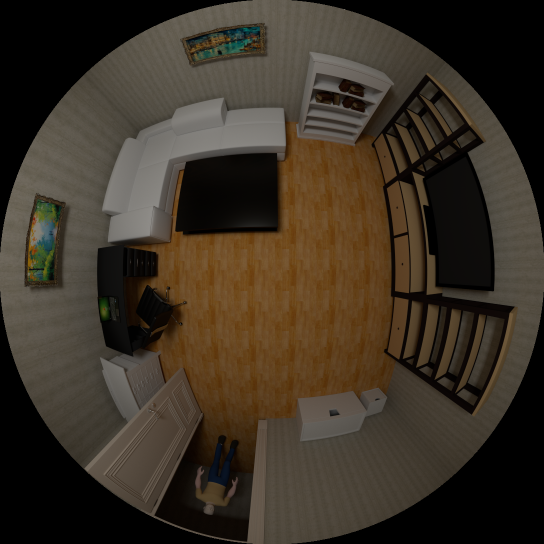
//> input picture data/fisheye_horizontal.png, 1088 x 1088 px (shown at 1/2 size)
$ ./fisheye2equirect   (built with g++ and OpenCV 4)
//> lines starting //> are read from the running program, lines starting //| are printed output that depends on the picture
//> further down, frame is the input picture: 1088 rows x 1088 cols, CV_8UC3; mean B, G, R 37.7, 49.8, 59.2
### omnicv/utils.hpp
#include <opencv2/opencv.hpp>
#include <string>

using namespace std;
using namespace cv;

class fisheyeImgConv
{

    public:

        std::string filePath;
        int Wd;
        int Hd;
        int Ws;
        int Hs;
        cv::Mat map_x;
        cv::Mat map_y;
        bool singleLens;
        int Cx;
        int Cy;
        int radius;
        int aperture;
        bool dice;
        int side;


        fisheyeImgConv(std::string paramFilePath="None");
        void fisheye2equirect(const cv::Mat &srcFrame, cv::Mat &dstFrame, cv::Size outShape, int aperture=0, int delx=0, int dely=0, int radius=0, bool edit_mode=false);
        void meshgrid(const cv::Range &xgv, const cv::Range &ygv,cv::Mat &X, cv::Mat &Y);
        void applyMap(const int &map, const cv::Mat &srcFrame, cv::Mat &dstFrame);
        void equirect2cubemap(const cv::Mat &srcFrame,cv::Mat &dstFrame, const int side=256, const bool modif=false, const bool dice = false);
        void cubemap2equirect(const cv::Mat &srcFrame1, const cv::Size outShape, cv::Mat &outFrame);
        void equirect2persp(const cv::Mat &img, cv::Mat &dstFrame,float FOV, float THETA, float PHI, int Hd, int Wd);
        void cubemap2persp(const cv::Mat &img, cv::Mat &dstFrame, float FOV, float THETA, float PHI, int Hd, int Wd);
        void equirect2Fisheye_UCM(const cv::Mat &img, cv::Mat &dstFrame, cv::Size outShape, float f=50, float xi=1.2,float alpha=0, float beta=0, float gamma=0);
        void equirect2Fisheye_EUCM(const cv::Mat &img, cv::Mat &dstFrame, cv::Size outShape, float f=50, float a_ = 0.5, float b_=0.5, float alpha=0, float beta=0, float gamma=0);
        void equirect2Fisheye_FOV(const cv::Mat &img, cv::Mat &dstFrame, cv::Size outShape, float f=50, float w_=1.2,float alpha=0, float beta=0, float gamma=0);
        void equirect2Fisheye_DS(const cv::Mat &img, cv::Mat &dstFrame, cv::Size outShape, float f=50, float a_ = 0.5, float xi_=0.5, float alpha=0, float beta=0, float gamma=0);
        cv::Mat RMat(double alpha, double beta, double gamma);
};

### omnicv/imgMap.cpp
#include"utils.hpp"
#include<fstream>
#include<iostream>
#include<string>
#include <complex>
#define CV_INTER_CUBIC 2

fisheyeImgConv::fisheyeImgConv(std::string paramFilePath)
: filePath {paramFilePath} {}

// [21 lines left out: functions meshgrid, RMat, not called in this run]
void fisheyeImgConv::fisheye2equirect(const cv::Mat &srcFrame, cv::Mat &dstFrame, cv::Size outShape, int aperture, int delx, int dely, int radius, bool edit_mode)
{
//> called with outShape = Size(800, 400), aperture = 0, delx = 0, dely = 0, radius = 0, edit_mode = false
	this->Hs = srcFrame.rows;
//> this->Hs = 1088
	this->Ws = srcFrame.cols;
//> this->Ws = 1088
	this->Hd = outShape.height;
//> this->Hd = 400
	this->Wd = outShape.width;
//> this->Wd = 800

	this->map_x = cv::Mat::zeros(this->Hd,this->Wd,CV_32FC1);
//> this->map_x: 400 rows x 800 cols, CV_32FC1; every value is 0
	this->map_y = cv::Mat::zeros(this->Hd,this->Wd,CV_32FC1);

	this->Cx = int(this->Ws/2 - delx);
//> this->Cx = 544
	this->Cy = int(this->Hs/2 - dely);
//> this->Cy = 544


	if (!(edit_mode))
	{
		std::fstream f;
		std::string val;
		int temp;

		f.open(this->filePath,ios::in);
		if(!f)
			std::cout << "File path wrong! ";
		else
		{
			std::getline(f, val);
			this->radius = stoi(val);
			std::getline(f, val);
			this->aperture = stoi(val);
			std::getline(f, val);
			delx = stoi(val);
			std::getline(f, val);
			dely = stoi(val);
		}
	}

	float x,y,z,r,theta;

	for(size_t i{0}; i<this->Hd; i++)
	{
		float* dataX = this->map_x.ptr<float>(i);
		float* datay = this->map_y.ptr<float>(i);

		for(size_t j{0}; j<this->Wd; j++)
		{
			x = this->radius*std::cos((i*1.0/this->Hd-0.5)*CV_PI)*std::cos((j*1.0/this->Hd-0.5)*CV_PI);
			y = this->radius*std::cos((i*1.0/this->Hd-0.5)*CV_PI)*std::sin((j*1.0/this->Hd-0.5)*CV_PI);
			z = this->radius*std::sin((i*1.0/this->Hd-0.5)*CV_PI);

			r = 2*std::atan2(std::sqrt(x*x + z*z),y)/CV_PI*180/this->aperture*this->radius;
			theta = std::atan2(z,x);

			dataX[j] = float(r*std::cos(theta)+this->Cx);
			datay[j] = float(r*std::sin(theta)+this->Cy);
		}
	}
//> this loop made 400 passes
//> (x, y, z, r) on passes 1 to 3: (-2.62e-16, -3.34e-14, -545, 536.1), (-0.0336, -4.28, -545, 538.7), (-0.0672, -8.56, -544.9, 541.4)
//> after the loop, x = -0.0336; y = -4.28; z = 545; r = 538.7; theta = 1.57

	cv::remap(srcFrame, dstFrame, this->map_x, this->map_y, CV_INTER_CUBIC);
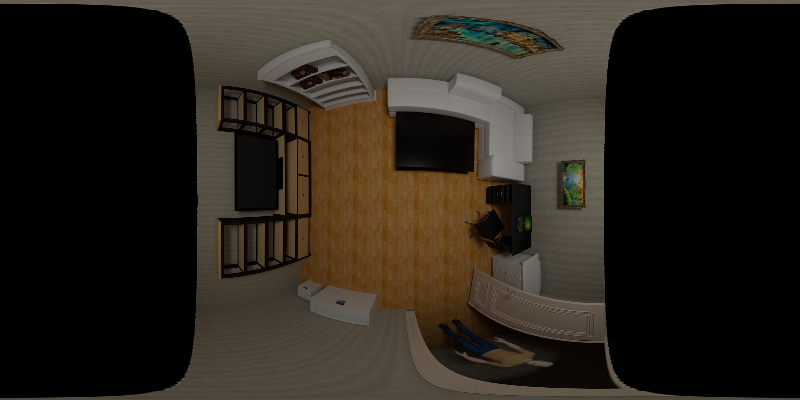
//> dstFrame: 400 rows x 800 cols, CV_8UC3; mean B, G, R 27.4, 35, 40.7
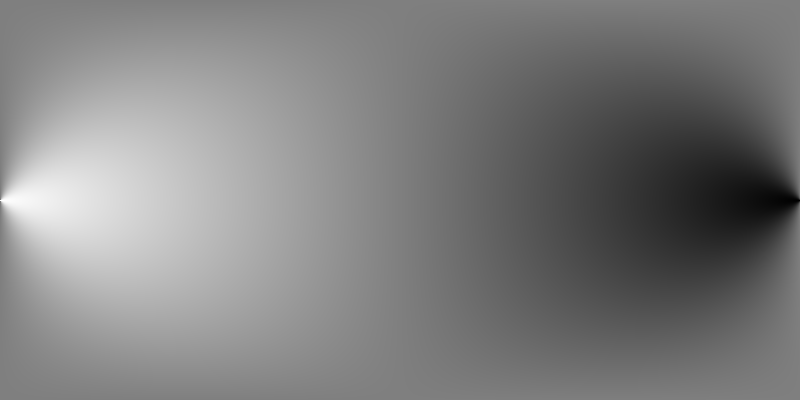
//> this->map_x: 400 rows x 800 cols, CV_32FC1; min -525.5, max 1616.1, mean 544; drawn with min black and max white
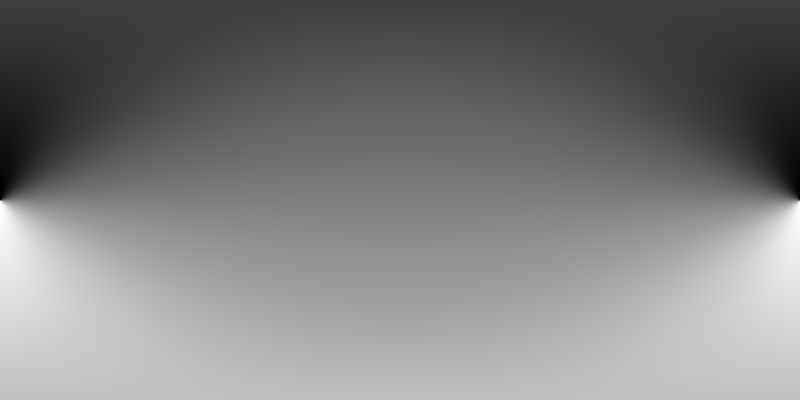
//> this->map_y: 400 rows x 800 cols, CV_32FC1; min -525.5, max 1613.5, mean 542.7; drawn with min black and max white
}

// [866 lines left out: functions applyMap, equirect2cubemap, cubemap2equirect, equirect2persp, cubemap2persp, equirect2Fisheye_UCM and 3 more, not called in this run]

### Examples/fisheye2equirect.cpp
#include<iostream>
#include<opencv2/opencv.hpp>
#include"../omnicv/utils.hpp"
#include <opencv2/core/core.hpp>
#define CV_WINDOW_NORMAL 0

// Creating the display window
int H = 500;
int W = 500;

std::string WINDOW_NAME{"viewer"};

int main()
{
  cv::namedWindow(WINDOW_NAME,CV_WINDOW_NORMAL);

  cv::Mat frame;
  cv::Mat outFrame;

  frame = cv::imread("../data/fisheye_horizontal.png");

  cv::imshow(WINDOW_NAME,frame);
  cv::waitKey(0);

  fisheyeImgConv mapper1("../fisheyeParams.txt");

  mapper1.fisheye2equirect(frame, outFrame, cv::Size (800,400));
  cv::imshow("output",outFrame);
  cv::waitKey(0);

  return 0;
}

$ run again, with data/fisheye.png copied over data/fisheye_horizontal.png
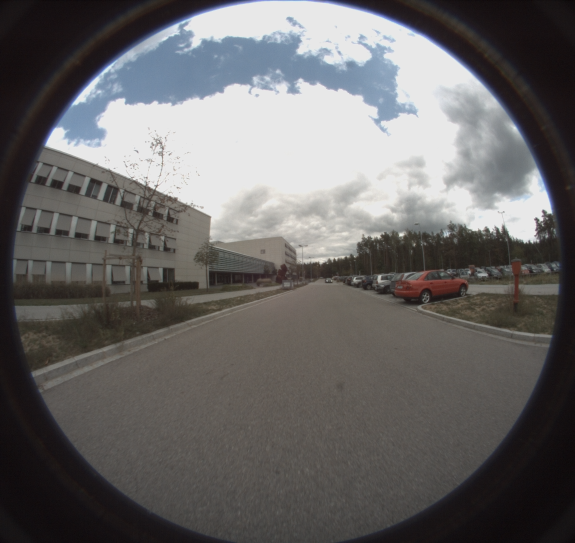
//> input picture data/fisheye.png, 1150 x 1086 px (shown at 1/2 size)
//> frame is the input picture: 1086 rows x 1150 cols, CV_8UC3; mean B, G, R 101.4, 101.7, 103.6
//> in fisheye2equirect, `this->Hd = outShape.height;`: this->Hd = 400
//> in fisheye2equirect, `this->Wd = outShape.width;`: this->Wd = 800
//> the loop in fisheye2equirect, `for(size_t i{0}; i<this->Hd; i++)` made 400 passes
//> (x, y, z, r) on passes 1 to 3: (-2.62e-16, -3.34e-14, -545, 536.1), (-0.0336, -4.28, -545, 538.7), (-0.0672, -8.56, -544.9, 541.4)
//> after the loop in fisheye2equirect, `for(size_t i{0}; i<this->Hd; i++)`: x = -0.0336; y = -4.28; z = 545; r = 538.7; theta = 1.57
//> in fisheye2equirect, `cv::remap(srcFrame, dstFrame, this->map_x, this->map_y, CV_INTER_CUBIC);`:
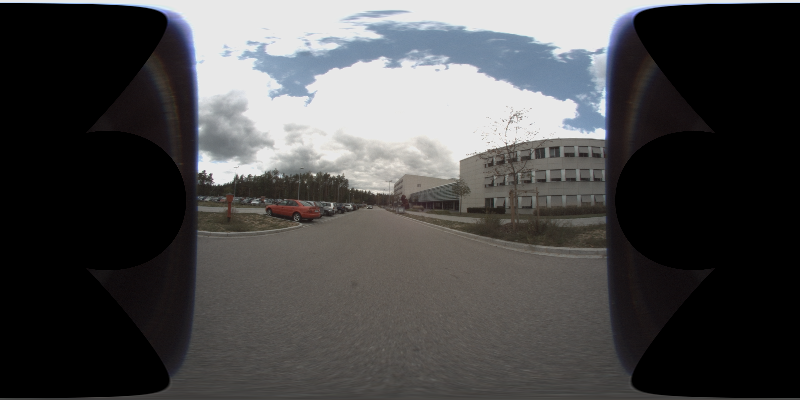
//> dstFrame: 400 rows x 800 cols, CV_8UC3; mean B, G, R 74.3, 74, 74.5

$ run again, with data/cubemap_dice.jpg saved as data/fisheye_horizontal.png
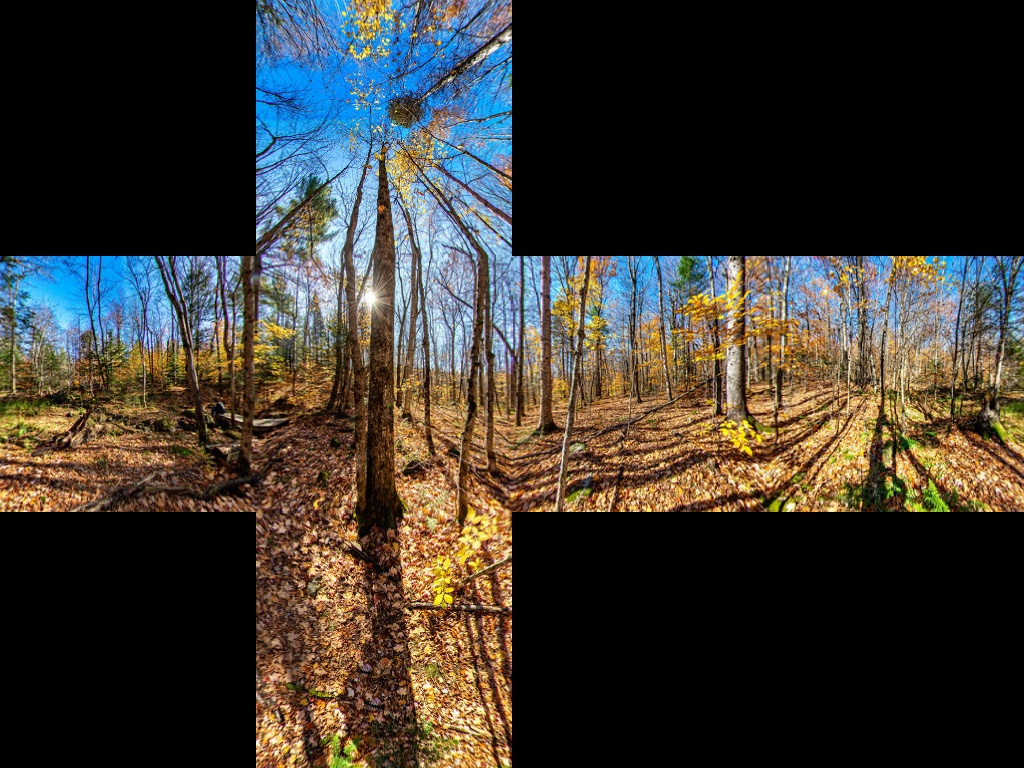
//> input picture data/cubemap_dice.jpg, 1024 x 768 px
//> frame is the input picture: 768 rows x 1024 cols, CV_8UC3; mean B, G, R 48.2, 54.9, 59.1
//> in fisheye2equirect, `this->Hd = outShape.height;`: this->Hd = 400
//> in fisheye2equirect, `this->Wd = outShape.width;`: this->Wd = 800
//> the loop in fisheye2equirect, `for(size_t i{0}; i<this->Hd; i++)` made 400 passes
//> (x, y, z, r) on passes 1 to 3: (-2.62e-16, -3.34e-14, -545, 536.1), (-0.0336, -4.28, -545, 538.7), (-0.0672, -8.56, -544.9, 541.4)
//> after the loop in fisheye2equirect, `for(size_t i{0}; i<this->Hd; i++)`: x = -0.0336; y = -4.28; z = 545; r = 538.7; theta = 1.57
//> in fisheye2equirect, `cv::remap(srcFrame, dstFrame, this->map_x, this->map_y, CV_INTER_CUBIC);`:
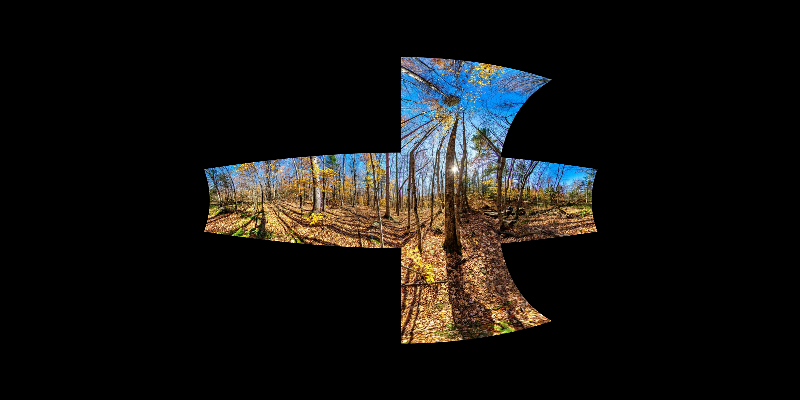
//> dstFrame: 400 rows x 800 cols, CV_8UC3; mean B, G, R 16.8, 18.9, 20.1
